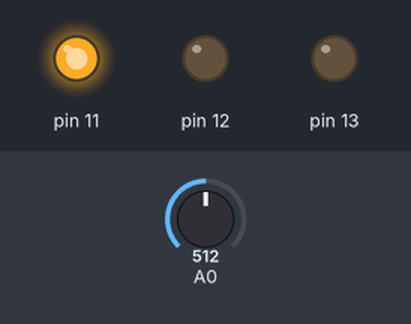
This sketch was run on a simulated Arduino Uno, built with avr-gcc and run on an emulated ATmega328P. Parts: output pins drawn as LEDs (lit = HIGH). The test bench sets the inputs (shaded band); at power-on: A0 = 512.

Above: at 0.1 s.
At 0.9 s:
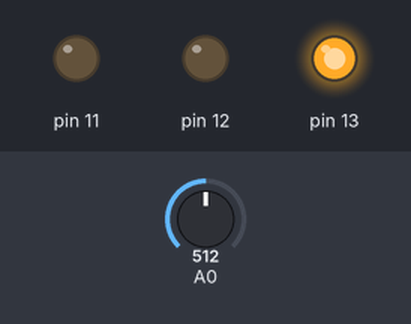
At 1.7 s:
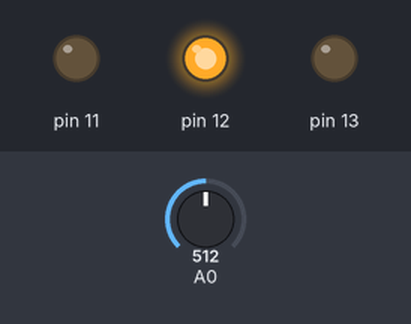
At 2.7 s:
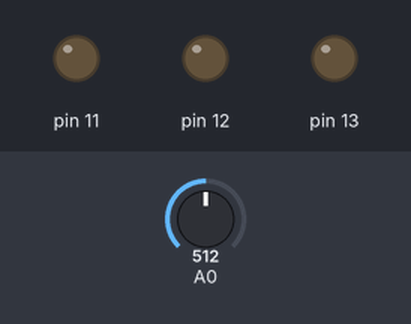
Timing chart, 0 to 3.0 s (numbered marks = the images above):
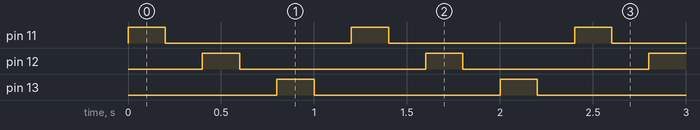

The sketch:

LedBlinkinWave.ino
```cpp
float vol;

void setup() {
  pinMode(A0, INPUT);
  Serial.begin(115200);
  pinMode(13, OUTPUT);
  pinMode(12, OUTPUT);
  pinMode(11, OUTPUT);
}

void loop() {
  vol = analogRead(A0);
  double voltage = (double(vol) * 5.0) / 1023;
  if (voltage <= 2.5) {
    digitalWrite(13, HIGH);
    delay(200);
    digitalWrite(13, LOW);
    delay(200);
    digitalWrite(12, HIGH);
    delay(200);
    digitalWrite(12, LOW);
    delay(200);
    digitalWrite(11, HIGH);
    delay(200);
    digitalWrite(11, LOW);
    delay(200);
  } else {
    digitalWrite(11, HIGH);
    delay(200);
    digitalWrite(11, LOW);
    delay(200);
    digitalWrite(12, HIGH);
    delay(200);
    digitalWrite(12, LOW);
    delay(200);
    digitalWrite(13, HIGH);
    delay(200);
    digitalWrite(13, LOW);
    delay(200);
  }
}
```

Measured:
- by itself, pin 11–13: alternates HIGH for 0.20 s and LOW for 1.0 s
- by itself, everything shown: repeats every 1.2 s, in 6 steps
